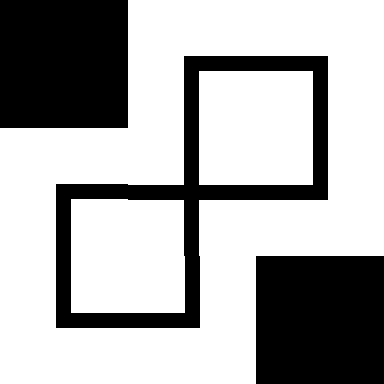

Below is a game level as drawn by its tile map, then a one-line description and the .tmx file that defines it, in full:
An orthogonal 3x3 tile map with 128x128 px tiles, 1 tile layer (Tile Layer 1).

<map version="1.2" tiledversion="1.3.4" orientation="orthogonal" renderorder="right-down" width="3" height="3" tilewidth="128" tileheight="128" infinite="0" nextlayerid="2" nextobjectid="1">
 <tileset firstgid="1" name="g1" tilewidth="128" tileheight="128" tilecount="15" columns="0">
  <grid orientation="orthogonal" width="1" height="1" />
  <tile id="0">
   <image width="128" height="128" source="../tileset/0.bmp" />
  </tile>
  <tile id="1">
   <image width="128" height="128" source="../tileset/1.bmp" />
  </tile>
  <tile id="2">
   <image width="128" height="128" source="../tileset/2.bmp" />
  </tile>
  <tile id="3">
   <image width="128" height="128" source="../tileset/3.bmp" />
  </tile>
  <tile id="4">
   <image width="128" height="128" source="../tileset/4.bmp" />
  </tile>
  <tile id="5">
   <image width="128" height="128" source="../tileset/5.bmp" />
  </tile>
  <tile id="6">
   <image width="128" height="128" source="../tileset/6.bmp" />
  </tile>
  <tile id="7">
   <image width="128" height="128" source="../tileset/7.bmp" />
  </tile>
  <tile id="8">
   <image width="128" height="128" source="../tileset/8.bmp" />
  </tile>
  <tile id="9">
   <image width="128" height="128" source="../tileset/9.bmp" />
  </tile>
  <tile id="10">
   <image width="128" height="128" source="../tileset/10.bmp" />
  </tile>
  <tile id="11">
   <image width="128" height="128" source="../tileset/11.bmp" />
  </tile>
  <tile id="12">
   <image width="128" height="128" source="../tileset/12.bmp" />
  </tile>
  <tile id="13">
   <image width="128" height="128" source="../tileset/13.bmp" />
  </tile>
  <tile id="14">
   <image width="128" height="128" source="../tileset/14.bmp" />
  </tile>
 </tileset>
 <layer id="1" name="Tile Layer 1" width="3" height="3">
  <data encoding="csv">
0,8,9,
8,15,10,
7,10,0
</data>
 </layer>
</map>
